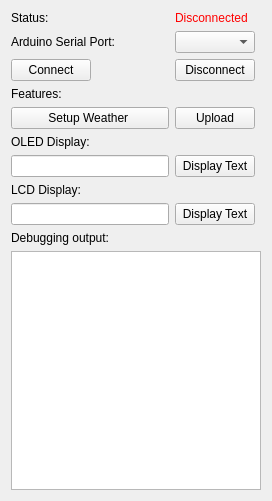
<?xml version="1.0" encoding="UTF-8"?>
<ui version="4.0">
 <class>MainWindow</class>
 <widget class="QMainWindow" name="MainWindow">
  <property name="geometry">
   <rect>
    <x>0</x>
    <y>0</y>
    <width>272</width>
    <height>501</height>
   </rect>
  </property>
  <property name="windowTitle">
   <string>Display Panel Controller</string>
  </property>
  <widget class="QWidget" name="centralWidget">
   <layout class="QGridLayout" name="gridLayout">
    <item row="8" column="0">
     <widget class="QLabel" name="OLEDLabel">
      <property name="text">
       <string>OLED Display:</string>
      </property>
     </widget>
    </item>
    <item row="14" column="0" colspan="3">
     <widget class="QTextEdit" name="DebugOutput">
      <property name="enabled">
       <bool>true</bool>
      </property>
      <property name="readOnly">
       <bool>true</bool>
      </property>
     </widget>
    </item>
    <item row="12" column="0">
     <widget class="QLabel" name="DebugLabel">
      <property name="text">
       <string>Debugging output:</string>
      </property>
     </widget>
    </item>
    <item row="9" column="0">
     <widget class="QLineEdit" name="OledDisplay"/>
    </item>
    <item row="3" column="1">
     <widget class="QPushButton" name="DisconnectButton">
      <property name="text">
       <string>Disconnect</string>
      </property>
     </widget>
    </item>
    <item row="9" column="1">
     <widget class="QPushButton" name="DisplayButton">
      <property name="text">
       <string>Display Text</string>
      </property>
     </widget>
    </item>
    <item row="1" column="1">
     <widget class="QComboBox" name="SerialList">
      <property name="maximumSize">
       <size>
        <width>80</width>
        <height>16777215</height>
       </size>
      </property>
     </widget>
    </item>
    <item row="3" column="0">
     <widget class="QPushButton" name="ConnectButton">
      <property name="maximumSize">
       <size>
        <width>80</width>
        <height>16777215</height>
       </size>
      </property>
      <property name="text">
       <string>Connect</string>
      </property>
     </widget>
    </item>
    <item row="10" column="0">
     <widget class="QLabel" name="LCDLabel">
      <property name="text">
       <string>LCD Display:</string>
      </property>
     </widget>
    </item>
    <item row="1" column="0">
     <widget class="QLabel" name="SerialLabel">
      <property name="maximumSize">
       <size>
        <width>120</width>
        <height>16777215</height>
       </size>
      </property>
      <property name="text">
       <string>Arduino Serial Port:</string>
      </property>
     </widget>
    </item>
    <item row="0" column="1">
     <widget class="QLabel" name="StatusInfoLabel">
      <property name="text">
       <string>&lt;html&gt;&lt;head/&gt;&lt;body&gt;&lt;p&gt;&lt;span style=&quot; color:#ff0000;&quot;&gt;Disconnected&lt;/span&gt;&lt;/p&gt;&lt;/body&gt;&lt;/html&gt;</string>
      </property>
     </widget>
    </item>
    <item row="7" column="0">
     <widget class="QPushButton" name="SetupWeatherButton">
      <property name="text">
       <string>Setup Weather </string>
      </property>
     </widget>
    </item>
    <item row="0" column="0">
     <widget class="QLabel" name="SerialStatus">
      <property name="maximumSize">
       <size>
        <width>50</width>
        <height>16777215</height>
       </size>
      </property>
      <property name="text">
       <string>Status:</string>
      </property>
     </widget>
    </item>
    <item row="4" column="0">
     <widget class="QLabel" name="FeaturesLabel">
      <property name="text">
       <string>Features:</string>
      </property>
     </widget>
    </item>
    <item row="7" column="1">
     <widget class="QPushButton" name="UploadWeatherButton">
      <property name="text">
       <string>Upload</string>
      </property>
     </widget>
    </item>
    <item row="11" column="0">
     <widget class="QLineEdit" name="LCDText"/>
    </item>
    <item row="11" column="1">
     <widget class="QPushButton" name="LCDDisplayButton">
      <property name="text">
       <string>Display Text</string>
      </property>
     </widget>
    </item>
   </layout>
  </widget>
 </widget>
 <layoutdefault spacing="6" margin="11"/>
 <resources/>
 <connections/>
</ui>
